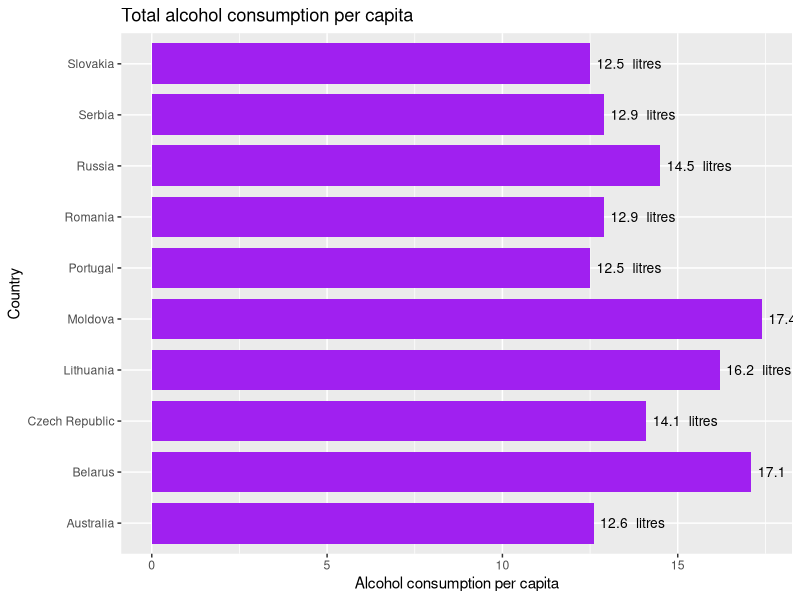

Generate this figure with R:
require(data.table)
require(dplyr)

require(tidyr)
require(dplyr)

library(ggplot2)
library(gridExtra)



alcohol_consump_cap <- fread('total-alcohol-consumption-per-capita-litres-of-pure-alcohol.csv')
attach(alcohol_consump_cap)
setnames(alcohol_consump_cap, c("Entity", "Code", "Year", "Alcohol_consumption_per_capita"))
alcohol_consump_cap_top10 <- alcohol_consump_cap %>% arrange( desc(Alcohol_consumption_per_capita)) %>% top_n(10)





# top 10 country that have highest alcohol consumption capita
ggplot(data = alcohol_consump_cap_top10, aes(x = Entity, y =Alcohol_consumption_per_capita, label = Alcohol_consumption_per_capita)) + labs(x = "Country", y = "Alcohol consumption per capita") +geom_bar(stat = "identity", fill = "purple", width = 0.8) + ggtitle("Total alcohol consumption per capita") +geom_text(aes(label = paste(Alcohol_consumption_per_capita, ' litres')), hjust=-0.1, size=3.5) +coord_flip()

